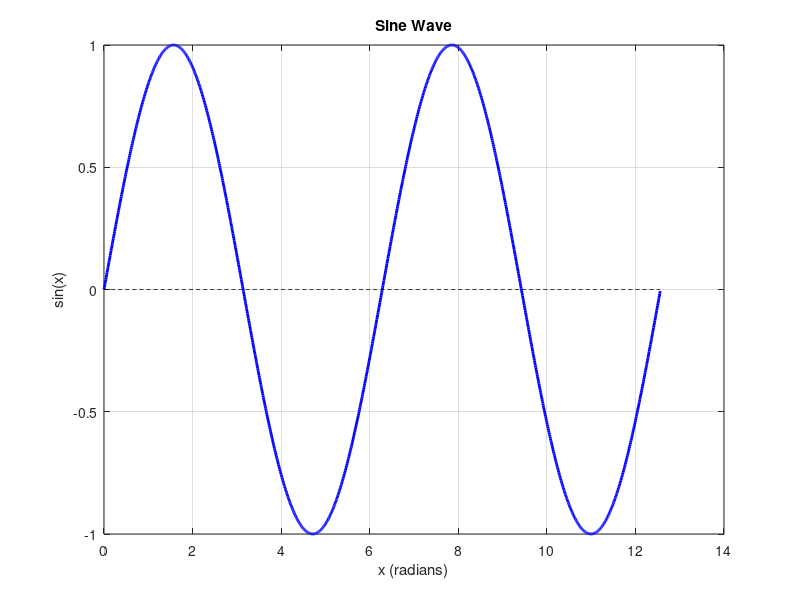

Here is the MATLAB script that generated this plot:
% MATLAB script to plot a sine wave
% Clear workspace and command window
clear all;
clc;

% Define x values from 0 to 4*pi with small increments
x = 0:0.01:4*pi;

% Calculate corresponding y values (sine of x)
y = sin(x);

% Create the plot
figure;
plot(x, y, 'b-', 'LineWidth', 2);
title('Sine Wave');
xlabel('x (radians)');
ylabel('sin(x)');
grid on;

% Add some styling
hold on;
plot(x, zeros(size(x)), 'k--', 'LineWidth', 0.5); % Add x-axis line
hold off;

% Display information about the plot
fprintf('Sine wave plot created with x ranging from 0 to %.2f radians\n', 4*pi);
